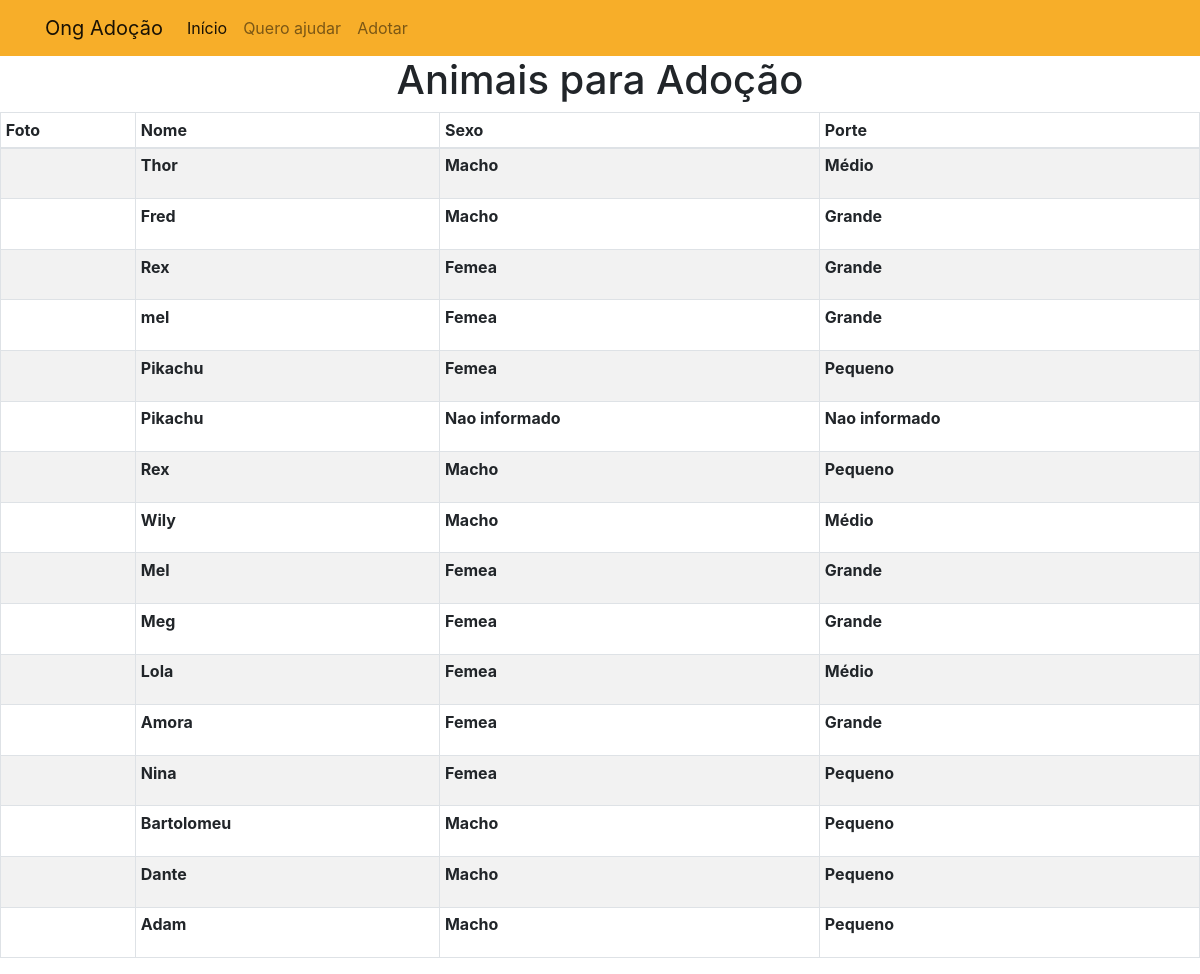
/listaAnimais/, run on an earlier commit of the app's database.
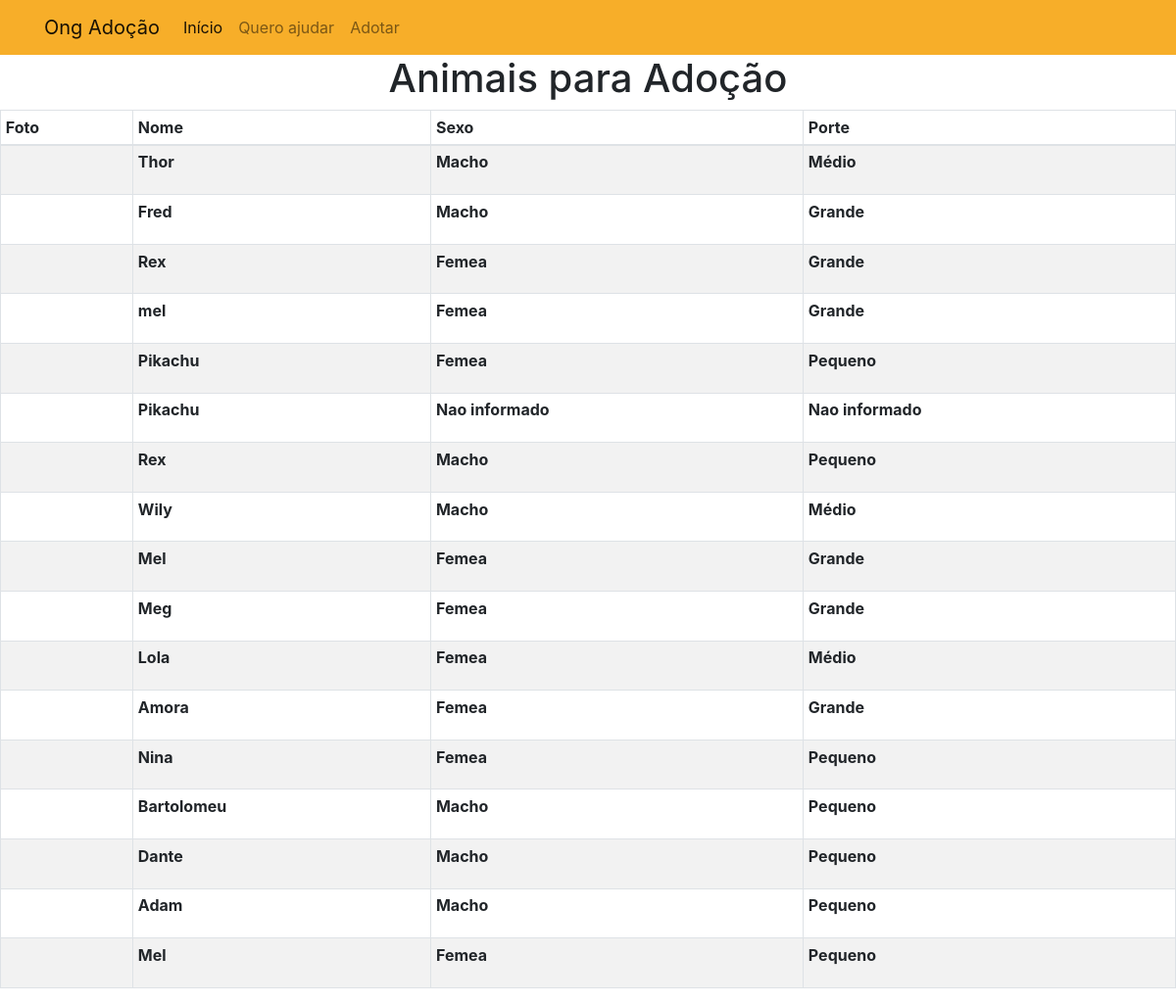
And on a later commit of the database.
### adocao/models.py (models this page shows, shortened)
class Animal(models.Model):
    descricao = models.CharField(
        max_length=255, null=False, blank=False
    )
    nomeAnimal = models.CharField(
        max_length=255, null=False, blank=False
    )
    adotado = models.BooleanField(default=False)
    macho = 1
    femea = 2
    gato = 3
    cachorro = 4
    pequeno = 5
    medio = 6
    grande = 7
    nao_informado = 8
    escolhasS = (
        (macho, 'Macho'),
        (femea, 'Femea'),
        (nao_informado, 'Nao informado')
    )
    escolhasR = (
        (gato, 'Gato'),
        (cachorro, 'Cachorro'),
        (nao_informado, 'Nao informado')
    )
    escolhasP = (
        (pequeno, 'Pequeno'),
        (medio, 'Médio'),
        (grande, 'Grande'),
        (nao_informado, 'Nao informado')
    )
    sexo = models.IntegerField('Sexo',choices=escolhasS, default=8)
    especie = models.IntegerField(choices=escolhasR, default=8)
    porte = models.IntegerField(choices=escolhasP, default=8)
    class Meta:
        verbose_name_plural = 'animais'

### adocao/views.py (the view)
# urls.py: path('listaAnimais/',views.listaAnimais,name='listaAnimais'),
def listaAnimais(request):
    listaAnimais = Animal.objects.filter(adotado=False)
    return render(request, 'listaAnimais.html',{'animais':listaAnimais})

### adocao/templates/listaAnimais.html
{% extends 'base.html' %}
{% block bloco %}
    {% if animais %}
        <h1>Animais para Adoção</h1>
        <table class="table table-responsive-sm table-striped table-bordered table-sm" cellspacing="0"
        width="90%">
            <thead>
                <th>Foto</th>
                <th>Nome</th>
                <th>Sexo</th>
                <th>Porte</th>
            </thead>
            <tbody>
                {% for Animal in animais %}
                    <tr>
                        <th><img class="imagemAnimal" src="{{Animal.imagemAnimal.url}}"></th>
                        <th><p>{{Animal.nomeAnimal}}</p></th>
                        <th><p>{{Animal.get_sexo_display}}</p></th>
                        <th><p>{{Animal.get_porte_display}}</p></th>
                    </tr>
                {% endfor %}
            </tbody>
        </table>
    {% else %}
        <h1>Não existem animais para adoção</h1>
    {% endif %}
{% endblock %}

### adocao/templates/base.html (shortened to what this page needs)
{% load staticfiles %}
<!DOCTYPE html>
<html lang="pt-br">
<head>
  <link rel="stylesheet" href="{% static 'css/main.css' %}">
  <link rel="stylesheet" href="{% static 'css/style.css' %}">
  <link rel="stylesheet" href="{% static 'css/bootstrap.css' %}">
  <link rel="stylesheet" href="https://use.fontawesome.com/releases/v5.8.1/css/all.css">
</head>
<body>
  <header>
    <nav class="navbar navbar-expand-lg navbar-light">
      <div class="container ">
        <a class="navbar-brand" href="{% url 'index' %}">Ong Adoção</a>
        <div class="collapse navbar-collapse" id="navbarSupportedContent">
          <ul class="navbar-nav mr-auto">
            <li class="nav-item active">
              <a class="nav-link" href="{% url 'index' %}">Início <span class="sr-only">(current)</span></a>
            </li>
            <li class="nav-item">
              <a class="nav-link" href="#">Quero ajudar</a>
            </li>
            <li class="nav-item">
                <a class="nav-link" href="{% url 'listaAnimais' %}">Adotar</a>
              </li>
          </ul>
        </div>
      </div>
    </nav>
  </header>
  <main>
  {% block bloco %}
  {% endblock %}
  </main>
</body>
</html>

### adocao/static/css/main.css (style rules this page uses)
a { text-decoration: none; }
h1 { font-size: 24px; font-weight: 400; text-align: center; }

What changed in the data, as far as the page shows it:
added Animal: nomeAnimal "Mel", sexo "Femea", porte "Pequeno"
